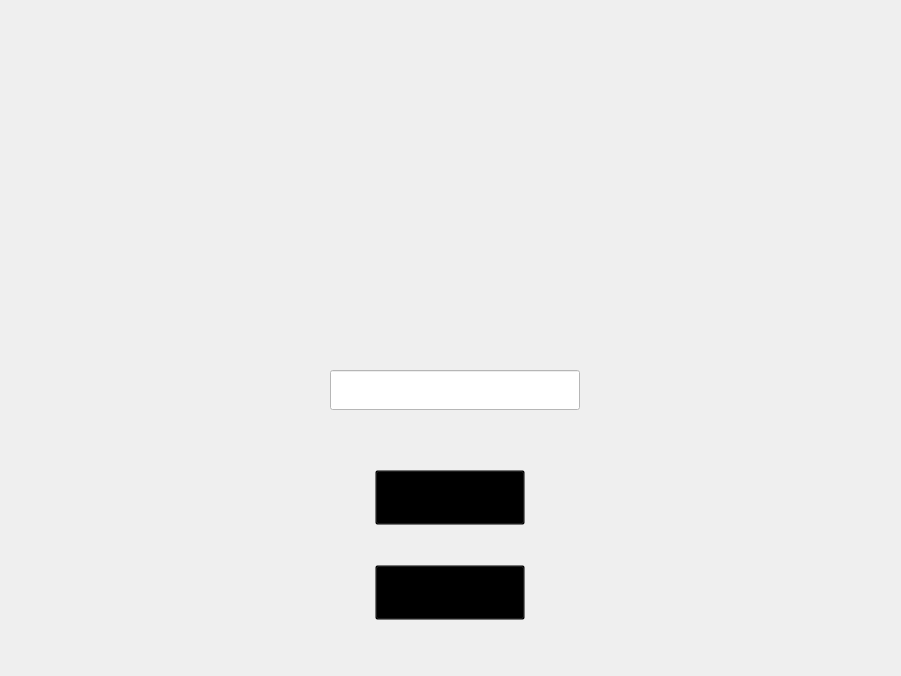
<?xml version="1.0" encoding="UTF-8"?>
<ui version="4.0">
 <class>MainWindow</class>
 <widget class="QMainWindow" name="MainWindow">
  <property name="geometry">
   <rect>
    <x>0</x>
    <y>0</y>
    <width>901</width>
    <height>676</height>
   </rect>
  </property>
  <property name="windowTitle">
   <string>MainWindow</string>
  </property>
  <property name="styleSheet">
   <string notr="true">background-image: url(:/res/resources/res/cards/menu_bg.png);</string>
  </property>
  <widget class="QWidget" name="centralwidget">
   <widget class="QPushButton" name="quitButton">
    <property name="geometry">
     <rect>
      <x>375</x>
      <y>565</y>
      <width>150</width>
      <height>55</height>
     </rect>
    </property>
    <property name="font">
     <font>
      <pointsize>20</pointsize>
     </font>
    </property>
    <property name="styleSheet">
     <string notr="true">background: transparent;</string>
    </property>
    <property name="text">
     <string/>
    </property>
   </widget>
   <widget class="QLineEdit" name="player_name_input">
    <property name="geometry">
     <rect>
      <x>330</x>
      <y>370</y>
      <width>250</width>
      <height>40</height>
     </rect>
    </property>
    <property name="palette">
     <palette>
      <active>
       <colorrole role="WindowText">
        <brush brushstyle="SolidPattern">
         <color alpha="255">
          <red>255</red>
          <green>255</green>
          <blue>255</blue>
         </color>
        </brush>
       </colorrole>
       <colorrole role="Button">
        <brush brushstyle="SolidPattern">
         <color alpha="255">
          <red>255</red>
          <green>255</green>
          <blue>255</blue>
         </color>
        </brush>
       </colorrole>
       <colorrole role="Light">
        <brush brushstyle="SolidPattern">
         <color alpha="255">
          <red>255</red>
          <green>255</green>
          <blue>255</blue>
         </color>
        </brush>
       </colorrole>
       <colorrole role="Text">
        <brush brushstyle="SolidPattern">
         <color alpha="255">
          <red>255</red>
          <green>255</green>
          <blue>255</blue>
         </color>
        </brush>
       </colorrole>
       <colorrole role="ButtonText">
        <brush brushstyle="SolidPattern">
         <color alpha="255">
          <red>255</red>
          <green>255</green>
          <blue>255</blue>
         </color>
        </brush>
       </colorrole>
       <colorrole role="Base">
        <brush brushstyle="SolidPattern">
         <color alpha="255">
          <red>255</red>
          <green>255</green>
          <blue>255</blue>
         </color>
        </brush>
       </colorrole>
       <colorrole role="Window">
        <brush brushstyle="SolidPattern">
         <color alpha="255">
          <red>255</red>
          <green>255</green>
          <blue>255</blue>
         </color>
        </brush>
       </colorrole>
       <colorrole role="PlaceholderText">
        <brush brushstyle="SolidPattern">
         <color alpha="255">
          <red>255</red>
          <green>255</green>
          <blue>255</blue>
         </color>
        </brush>
       </colorrole>
      </active>
      <inactive>
       <colorrole role="WindowText">
        <brush brushstyle="SolidPattern">
         <color alpha="255">
          <red>255</red>
          <green>255</green>
          <blue>255</blue>
         </color>
        </brush>
       </colorrole>
       <colorrole role="Button">
        <brush brushstyle="SolidPattern">
         <color alpha="255">
          <red>255</red>
          <green>255</green>
          <blue>255</blue>
         </color>
        </brush>
       </colorrole>
       <colorrole role="Light">
        <brush brushstyle="SolidPattern">
         <color alpha="255">
          <red>255</red>
          <green>255</green>
          <blue>255</blue>
         </color>
        </brush>
       </colorrole>
       <colorrole role="Text">
        <brush brushstyle="SolidPattern">
         <color alpha="255">
          <red>255</red>
          <green>255</green>
          <blue>255</blue>
         </color>
        </brush>
       </colorrole>
       <colorrole role="ButtonText">
        <brush brushstyle="SolidPattern">
         <color alpha="255">
          <red>255</red>
          <green>255</green>
          <blue>255</blue>
         </color>
        </brush>
       </colorrole>
       <colorrole role="Base">
        <brush brushstyle="SolidPattern">
         <color alpha="255">
          <red>255</red>
          <green>255</green>
          <blue>255</blue>
         </color>
        </brush>
       </colorrole>
       <colorrole role="Window">
        <brush brushstyle="SolidPattern">
         <color alpha="255">
          <red>255</red>
          <green>255</green>
          <blue>255</blue>
         </color>
        </brush>
       </colorrole>
       <colorrole role="PlaceholderText">
        <brush brushstyle="SolidPattern">
         <color alpha="255">
          <red>255</red>
          <green>255</green>
          <blue>255</blue>
         </color>
        </brush>
       </colorrole>
      </inactive>
      <disabled>
       <colorrole role="WindowText">
        <brush brushstyle="SolidPattern">
         <color alpha="255">
          <red>255</red>
          <green>255</green>
          <blue>255</blue>
         </color>
        </brush>
       </colorrole>
       <colorrole role="Button">
        <brush brushstyle="SolidPattern">
         <color alpha="255">
          <red>255</red>
          <green>255</green>
          <blue>255</blue>
         </color>
        </brush>
       </colorrole>
       <colorrole role="Light">
        <brush brushstyle="SolidPattern">
         <color alpha="255">
          <red>255</red>
          <green>255</green>
          <blue>255</blue>
         </color>
        </brush>
       </colorrole>
       <colorrole role="Text">
        <brush brushstyle="SolidPattern">
         <color alpha="255">
          <red>255</red>
          <green>255</green>
          <blue>255</blue>
         </color>
        </brush>
       </colorrole>
       <colorrole role="ButtonText">
        <brush brushstyle="SolidPattern">
         <color alpha="255">
          <red>255</red>
          <green>255</green>
          <blue>255</blue>
         </color>
        </brush>
       </colorrole>
       <colorrole role="Base">
        <brush brushstyle="SolidPattern">
         <color alpha="255">
          <red>255</red>
          <green>255</green>
          <blue>255</blue>
         </color>
        </brush>
       </colorrole>
       <colorrole role="Window">
        <brush brushstyle="SolidPattern">
         <color alpha="255">
          <red>255</red>
          <green>255</green>
          <blue>255</blue>
         </color>
        </brush>
       </colorrole>
       <colorrole role="PlaceholderText">
        <brush brushstyle="SolidPattern">
         <color alpha="255">
          <red>255</red>
          <green>255</green>
          <blue>255</blue>
         </color>
        </brush>
       </colorrole>
      </disabled>
     </palette>
    </property>
    <property name="font">
     <font>
      <pointsize>16</pointsize>
     </font>
    </property>
    <property name="styleSheet">
     <string notr="true">background-color: rgb(255, 255, 255);
border-color: rgb(255, 255, 255);
color: rgb(255, 255, 255);
</string>
    </property>
   </widget>
   <widget class="QPushButton" name="playButton">
    <property name="geometry">
     <rect>
      <x>375</x>
      <y>470</y>
      <width>150</width>
      <height>55</height>
     </rect>
    </property>
    <property name="styleSheet">
     <string notr="true">background: transparent;</string>
    </property>
    <property name="text">
     <string/>
    </property>
   </widget>
  </widget>
 </widget>
 <resources/>
 <connections>
  <connection>
   <sender>quitButton</sender>
   <signal>clicked()</signal>
   <receiver>MainWindow</receiver>
   <slot>close()</slot>
   <hints>
    <hint type="sourcelabel">
     <x>507</x>
     <y>603</y>
    </hint>
    <hint type="destinationlabel">
     <x>679</x>
     <y>599</y>
    </hint>
   </hints>
  </connection>
 </connections>
 <slots>
  <slot>start()</slot>
 </slots>
</ui>
